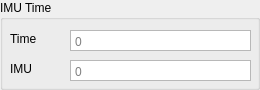
              <widget class="QGroupBox" name="timeIMU">
               <property name="title">
                <string>IMU Time</string>
               </property>
               <widget class="QLabel" name="labelTimeIMU">
                <property name="geometry">
                 <rect>
                  <x>10</x>
                  <y>30</y>
                  <width>67</width>
                  <height>17</height>
                 </rect>
                </property>
                <property name="text">
                 <string>Time</string>
                </property>
               </widget>
               <widget class="QLabel" name="labeIMU">
                <property name="geometry">
                 <rect>
                  <x>10</x>
                  <y>60</y>
                  <width>67</width>
                  <height>17</height>
                 </rect>
                </property>
                <property name="text">
                 <string>IMU</string>
                </property>
               </widget>
               <widget class="QPlainTextEdit" name="systemTimeIMU">
                <property name="geometry">
                 <rect>
                  <x>70</x>
                  <y>30</y>
                  <width>181</width>
                  <height>21</height>
                 </rect>
                </property>
                <property name="toolTip">
                 <string notr="true"/>
                </property>
                <property name="verticalScrollBarPolicy">
                 <enum>Qt::ScrollBarPolicy::ScrollBarAlwaysOff</enum>
                </property>
                <property name="horizontalScrollBarPolicy">
                 <enum>Qt::ScrollBarPolicy::ScrollBarAlwaysOff</enum>
                </property>
                <property name="lineWrapMode">
                 <enum>QPlainTextEdit::LineWrapMode::NoWrap</enum>
                </property>
                <property name="readOnly">
                 <bool>true</bool>
                </property>
                <property name="placeholderText">
                 <string>0</string>
                </property>
               </widget>
               <widget class="QPlainTextEdit" name="TimeIMU">
                <property name="geometry">
                 <rect>
                  <x>70</x>
                  <y>60</y>
                  <width>181</width>
                  <height>21</height>
                 </rect>
                </property>
                <property name="sizePolicy">
                 <sizepolicy hsizetype="Expanding" vsizetype="Fixed">
                  <horstretch>0</horstretch>
                  <verstretch>0</verstretch>
                 </sizepolicy>
                </property>
                <property name="toolTip">
                 <string notr="true"/>
                </property>
                <property name="verticalScrollBarPolicy">
                 <enum>Qt::ScrollBarPolicy::ScrollBarAlwaysOff</enum>
                </property>
                <property name="horizontalScrollBarPolicy">
                 <enum>Qt::ScrollBarPolicy::ScrollBarAlwaysOff</enum>
                </property>
                <property name="lineWrapMode">
                 <enum>QPlainTextEdit::LineWrapMode::NoWrap</enum>
                </property>
                <property name="readOnly">
                 <bool>true</bool>
                </property>
                <property name="placeholderText">
                 <string>0</string>
                </property>
               </widget>
              </widget>
